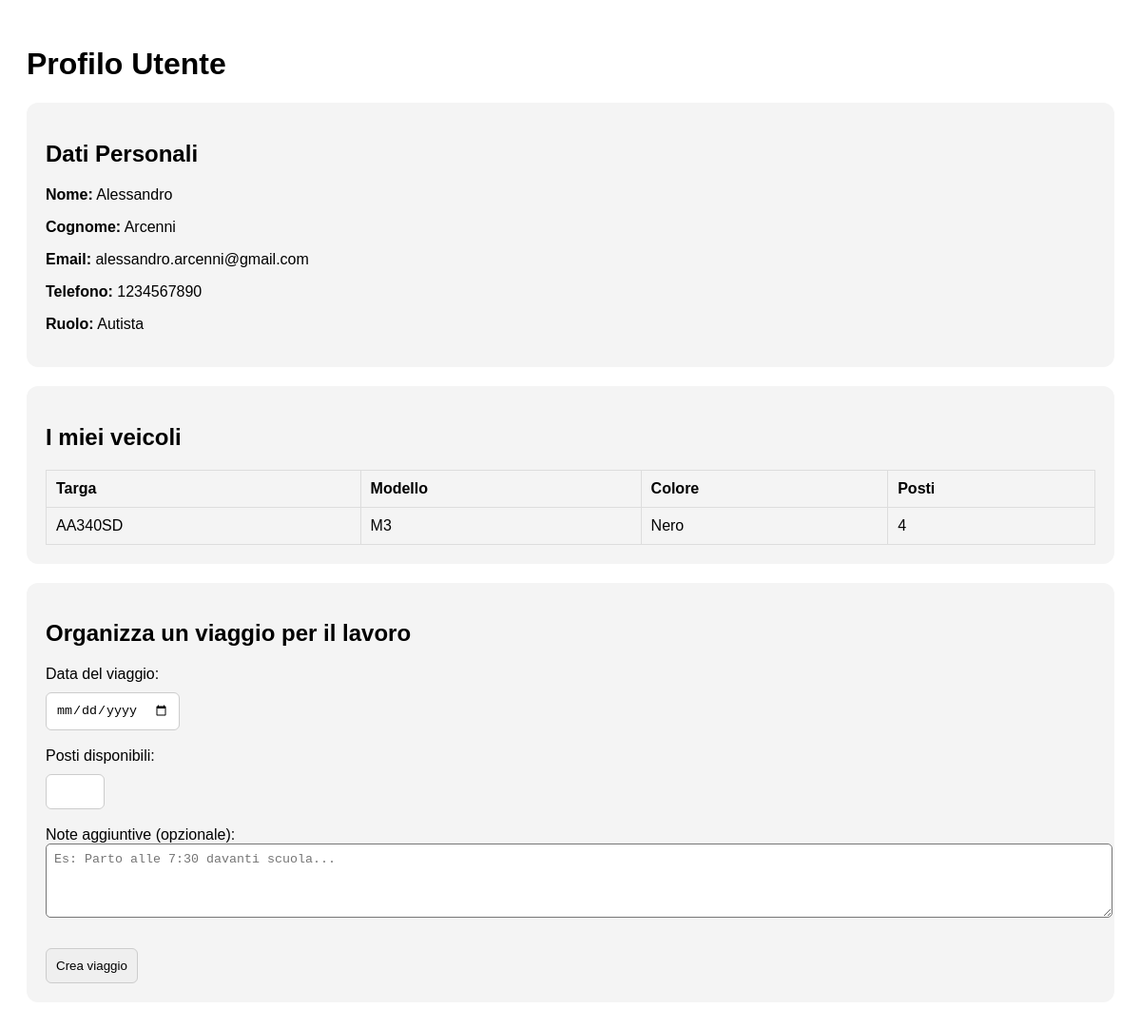
The app's page /Profilo.php (signed in) with its own data.
### tables this page shows
CREATE TABLE `utente` (
  `ID` int(11) NOT NULL,
  `Nome` varchar(50) DEFAULT NULL,
  `Cognome` varchar(50) DEFAULT NULL,
  `Email` varchar(100) DEFAULT NULL,
  `Telefono` varchar(20) DEFAULT NULL,
  `Password` varchar(255) DEFAULT NULL,
  `Ruolo` enum('Autista','Passeggero') DEFAULT 'Passeggero',
  `Citta` varchar(100) NOT NULL DEFAULT 'Roma',
  `FotoProfilo` varchar(255) DEFAULT NULL
);

CREATE TABLE `veicolo` (
  `Targa` varchar(10) NOT NULL,
  `Modello` varchar(50) DEFAULT NULL,
  `Colore` varchar(30) DEFAULT NULL,
  `Posti` int(11) DEFAULT NULL,
  `ID_Proprietario` int(11) DEFAULT NULL,
  `Marca` varchar(50) DEFAULT NULL
);

### Profilo.php (the view, shortened to what this page needs)
<?php
$host = "localhost";
$db = "GoToMarconi";
$user = "root";
$pass = "";
$conn = new mysqli($host, $user, $pass, $db);
$utente_loggato = $_SESSION['user_id'];
$stmt = $conn->prepare("SELECT Nome, Cognome, Email, Telefono, Ruolo FROM Utente WHERE ID = ?");
$stmt->bind_param("i", $utente_loggato);
$stmt->execute();
$result = $stmt->get_result();
$utente = $result->fetch_assoc();
$stmt = $conn->prepare("SELECT Targa, Modello, Colore, Posti FROM Veicolo WHERE ID_Proprietario = ?");
$stmt->bind_param("i", $utente_loggato);
$stmt->execute();
$result = $stmt->get_result();
$veicoli = [];
while ($row = $result->fetch_assoc()) {
    $veicoli[] = $row;
}
?>
<!DOCTYPE html>
<html lang="it">
<head>
</head>
<body>
    <h1>Profilo Utente</h1>
    <div class="box">
        <h2>Dati Personali</h2>
        <p><strong>Nome:</strong> <?= htmlspecialchars($utente['Nome']) ?></p>
        <p><strong>Cognome:</strong> <?= htmlspecialchars($utente['Cognome']) ?></p>
        <p><strong>Email:</strong> <?= htmlspecialchars($utente['Email']) ?></p>
        <p><strong>Telefono:</strong> <?= htmlspecialchars($utente['Telefono']) ?></p>
        <p><strong>Ruolo:</strong> <?= htmlspecialchars($utente['Ruolo']) ?></p>
    </div>
    <div class="box">
        <h2>I miei veicoli</h2>
        <?php if (count($veicoli) > 0): ?>
            <table>
                <tr>
                    <th>Targa</th>
                    <th>Modello</th>
                    <th>Colore</th>
                    <th>Posti</th>
                </tr>
                <?php foreach ($veicoli as $v): ?>
                    <tr>
                        <td><?= htmlspecialchars($v['Targa']) ?></td>
                        <td><?= htmlspecialchars($v['Modello']) ?></td>
                        <td><?= htmlspecialchars($v['Colore']) ?></td>
                        <td><?= htmlspecialchars($v['Posti']) ?></td>
                    </tr>
                <?php endforeach; ?>
            </table>
        <?php else: ?>
            <p>Nessun veicolo associato.</p>
        <?php endif; ?>
    </div>
    <?php if ($utente['Ruolo'] === 'Autista'): ?>
        <div class="box">
            <h2>Organizza un viaggio per il lavoro</h2>
            <form method="POST">
                <label for="data">Data del viaggio:</label><br>
                <input type="date" name="data" required><br><br>
                <label for="posti">Posti disponibili:</label><br>
                <input type="number" name="posti" min="1" max="8" required><br><br>
                <label for="note">Note aggiuntive (opzionale):</label><br>
                <textarea name="note" rows="4" placeholder="Es: Parto alle 7:30 davanti scuola..."></textarea><br><br>
                <input type="submit" name="crea_viaggio" value="Crea viaggio">
            </form>
        </div>
    <?php endif; ?>
</body>
</html>

### Profilo.php (style rules this page uses)
body { font-family: Arial, sans-serif; padding: 20px; }
.box { background: #f4f4f4; padding: 20px; margin-bottom: 20px; border-radius: 12px; }
table { width: 100%; border-collapse: collapse; }
table, th, td { border: 1px solid #ddd; }
th, td { padding: 10px; text-align: left; }
textarea { width: 100%; padding: 8px; border-radius: 5px; }
input[type="submit"], input[type="number"], input[type="date"] { padding: 10px; margin-top: 10px; border-radius: 6px; border: 1px solid #ccc; }

### records on screen
utente: Nome "Alessandro", Cognome "Arcenni", Email "alessandro.arcenni@gmail.com", Telefono "1234567890", Ruolo "Autista"
veicolo: Targa "AA340SD", Modello "M3", Colore "Nero", Posti "4"
